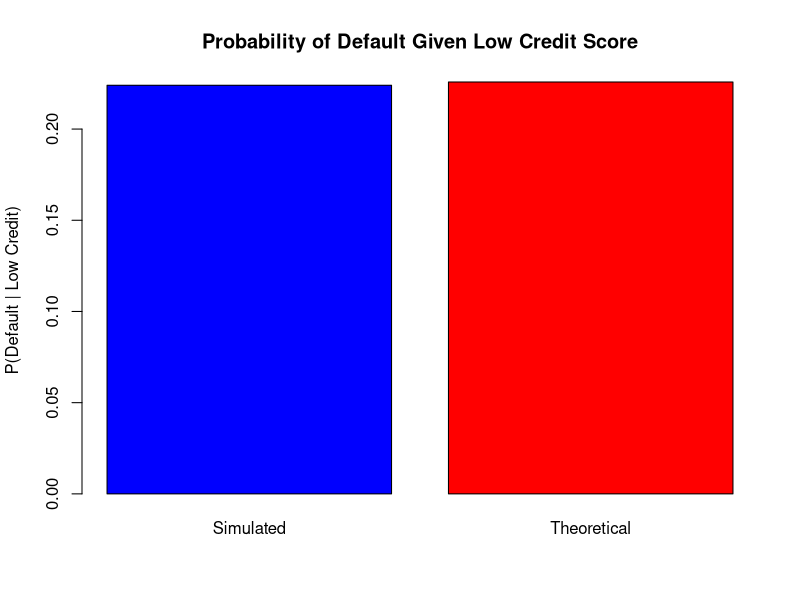

Recreate this plot in R.
## ---- chunk 1
set.seed(123)  # For reproducibility

# Parameters
p_default <- 0.04
p_low_given_default <- 0.7
p_low_given_non_default <- 0.1
n_customers <- 10000

# Simulate defaults
default <- sample(c(1, 0), size = n_customers, replace = TRUE, 
                  prob = c(p_default, 1 - p_default))

# Simulate low credit scores
prob_low_credit <- default * p_low_given_default + 
  (1 - default) * p_low_given_non_default
low_credit <- rbinom(n_customers, size = 1, prob = prob_low_credit)

# Combine data into a data frame
data <- data.frame(Default = default, LowCredit = low_credit)

## ---- chunk 2
# Calculate P(D|L) from the simulated data
p_d_given_l_sim <- sum(data$Default == 1 & data$LowCredit == 1) / 
  sum(data$LowCredit == 1)
p_d_given_l_sim
## ---- chunk 3
# Theoretical result
p_d_given_l_theory <- 0.7 * 0.04 / (0.7 * 0.04 + 0.1 * 0.96)

# Bar plot
barplot(
  c(Simulated = p_d_given_l_sim, Theoretical = p_d_given_l_theory), 
  main = "Probability of Default Given Low Credit Score", 
  ylab = "P(Default | Low Credit)", 
  col = c("blue", "red")
)
